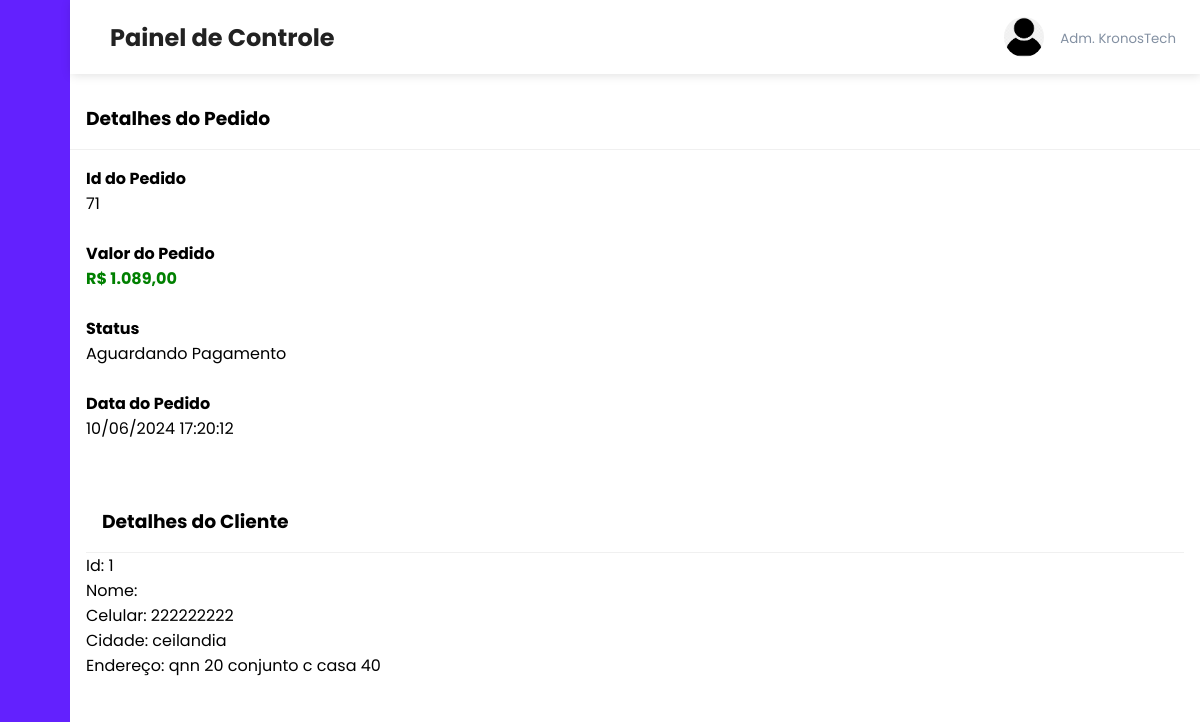
Page /admin/view_order.php?order_id=71 on the committed database.
### tables this page shows
CREATE TABLE `orders` (
  `order_id` int(11) NOT NULL,
  `order_cost` decimal(6,2) NOT NULL,
  `order_status` varchar(100) NOT NULL DEFAULT 'on_hold',
  `user_id` int(11) NOT NULL,
  `user_phone` text NOT NULL,
  `user_city` varchar(255) NOT NULL,
  `user_address` varchar(255) NOT NULL,
  `order_date` datetime NOT NULL DEFAULT current_timestamp()
);

### admin/view_order.php (the view)
<?php include('header.php'); ?>
<?php
    if (isset($_GET['order_id'])) {
        $order_id = $_GET['order_id'];
        $stmt = $conn->prepare("SELECT * FROM orders WHERE order_id = ?");
        $stmt->bind_param('i', $order_id);
        $stmt->execute();
        $order = $stmt->get_result();
    }
?>
<div class="recent-grid">
    <div class="projects">
        <div class="card">
            <div class="card-header">
                <h3>Detalhes do Pedido</h3>
            </div>
            <div class="card-body">
                <form method="post" action="edit_product.php">
                <?php foreach($order as $r) { ?>
                    <div>
                        <label><strong>Id do Pedido</strong></label>
                        <p><?php echo $r['order_id'];?></p>
                    </div>
                    <br>
                    <div>
                        <label><strong>Valor do Pedido</strong></label>
                        <p style="color: green;"><strong><?php echo 'R$ ' . number_format($r['order_cost'], 2, ',', '.'); ?></strong></p>
                    </div>
                    <br>
                    <div>
                        <label><strong>Status</strong></label> <br>
                        <p><?php echo $r['order_status'];?></p>
                    </div>
                    <br>
                    <div>
                        <label><strong>Data do Pedido</strong></label>
                        <p><?php echo date('d/m/Y H:i:s', strtotime($r['order_date']));?></p>
                    </div>
                    <br>
                    <br>
                    <div class="card-header">
                        <h3>Detalhes do Cliente</h3>
                    </div>
                    <div>
                        <p>Id: <?php echo $r['user_id'];?> </p>
                        <p>Nome: </p>
                        <p>Celular: <?php echo $r['user_phone'];?></p>
                        <p>Cidade: <?php echo $r['user_city'];?></p>
                        <p>Endereço: <?php echo $r['user_address'];?></p>
                    </div>
                <?php } ?>
                </form>
            </div>
        </div>
    </div>
</div>
</body>
</html>

### admin/styles.css (style rules this page uses)
:root { --main-color: #6321fe; --color-dark: #1d2231; --text-grey: #8390a2; }
* { padding: 0; margin: 0; box-sizing: border-box; list-style-type: none; text-decoration: none; font-family: "Poppins", sans-serif; }
.recent-grid { margin-top: 5.5rem; }
.card { background: #fff; border-radius: 5px; }
.card-header, .card-body { padding: 1rem; }
.card-header { display: flex; justify-content: space-between; align-items: center; border-bottom: 1px solid #f0f0f0; font-weight: bold; }

### rows in the picture
orders: order_id "71", order_cost "1.089,00", order_status "Aguardando Pagamento", order_date "10/06/2024 17:20:12", user "1", user_phone "222222222", user_city "ceilandia", user_address "qnn 20 conjunto c casa 40"
